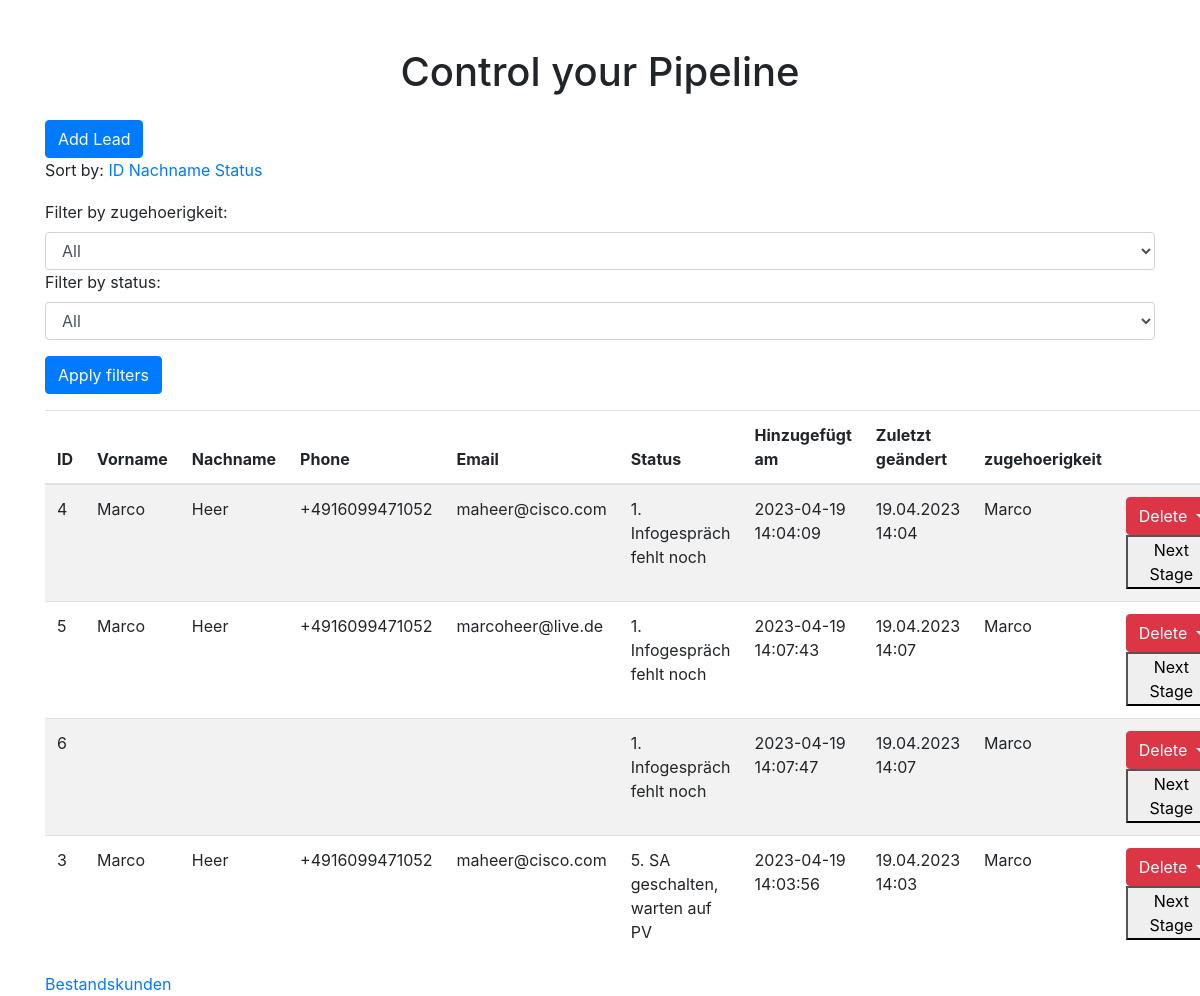
Screenshot of /?sort_by=status with the database file from the repository.
### models.py (models this page shows, shortened)
class Lead(db.Model):
    id = db.Column(db.Integer, primary_key=True)
    first_name = db.Column(db.String(100))
    last_name = db.Column(db.String(100))
    phone = db.Column(db.String(50))
    email = db.Column(db.String(100))
    status = db.Column(db.String(100))
    created_at = db.Column(db.DateTime, default=datetime.utcnow)
    last_changed = db.Column(db.DateTime, nullable =False , default=datetime.utcnow)
    zugehoerigkeit = db.Column(db.String(50), nullable=True)

### app.py (the view, shortened to what this page needs)
@app.route('/', methods=['GET', 'POST'])
def index():
    sort_by = request.args.get('sort_by', 'id')
    if sort_by not in ['id', 'last_name', 'status']:
        sort_by = 'id'
    filter_zugehoerigkeit = request.args.get('filter_zugehoerigkeit', None)
    filter_status = request.args.get('filter_status', None)
    query = Lead.query
    if filter_zugehoerigkeit:
        query = query.filter_by(zugehoerigkeit=filter_zugehoerigkeit)
    if filter_status:
        query = query.filter_by(status=filter_status)
    leads = query.order_by(getattr(Lead, sort_by)).all()
    bk_link = url_for('bestandskunden')
    bk_link_text = 'Bestandskunden'
    return render_template('index.html', leads=leads, bk_link=bk_link, bk_link_text=bk_link_text)

### templates/index.html (shortened to what this page needs)
<!DOCTYPE html>
<html lang="de">
<head>
    <link rel="stylesheet" href="https://maxcdn.bootstrapcdn.com/bootstrap/4.5.2/css/bootstrap.min.css">
    <link rel="stylesheet" href="/static/css/main.css">
</head>
<body>
    <div class="container mt-5">
        <h1 class="text-center">Control your Pipeline</h1>
        <button id="show-form-btn" class="btn btn-primary mt-3" onclick="toggleForm()">Add Lead</button>
<table id="leads-table" class="table table-striped mt-3">
    <div>
    <label for="sort-by">Sort by:</label>
        <a href="{{ url_for('index', sort_by='id') }}">ID</a>
        <a href="{{ url_for('index', sort_by='last_name') }}">Nachname</a>
        <a href="{{ url_for('index', sort_by='status') }}">Status</a>
    </div>
    <label for="filter-zugehoerigkeit">Filter by zugehoerigkeit:</label>
    <select id="filter-zugehoerigkeit" class="form-control">
        <option value="">All</option>
    </select>
</div>
    <label for="filter-status">Filter by status:</label>
    <select id="filter-status" class="form-control">
        <option value="">All</option>
    </select>
    <button id="apply-filters" class="btn btn-primary mt-3">Apply filters</button>
        <thead>
            <tr>
                <th onclick="sortTable(0)">ID</th>
                <th onclick="sortTable(1)">Vorname</th>
                <th onclick="sortTable(2)">Nachname</th>
                <th>Phone</th>
                <th>Email</th>
                <th onclick="sortTable(3)">Status</th>
                <th scope="col">Hinzugefügt am</th>
                <th scope="col">Zuletzt geändert</th>
                <th scope="col">zugehoerigkeit</th>
                <th></th>
            </tr>
        </thead>
        <tbody>
            {% for lead in leads %}
            <tr>
                <td>{{ lead.id }}</td>
                <td>{{ lead.first_name }}</td>
                <td>{{ lead.last_name }}</td>
                <td>{{ lead.phone }}</td>
                <td>{{ lead.email }}</td>
                <td>{{ lead.status }}</td>
                <td>{{ lead.created_at.strftime('%Y-%m-%d %H:%M:%S') }}</td>
                <td>{{ lead.last_changed.strftime('%d.%m.%Y %H:%M') }}</td>
                <td>{{ lead.zugehoerigkeit }}</td>
                        <td>
                            <div class="dropdown">
                                <button class="btn btn-danger dropdown-toggle" type="button" id="deleteMenu" data-toggle="dropdown" aria-haspopup="true" aria-expanded="false">
                                    Delete
                                </button>
                            </div>
                            <button onclick="changeStatus('{{ lead.id }}')">Next Stage</button>
                        </td>
                </tr>
                {% endfor %}
            </tbody>
        <a href="{{ bk_link }}">{{ bk_link_text }}</a>
    </body>
    </html>

### rows the page displays
Lead: id "4", first_name "Marco", last_name "Heer", phone "+4916099471052", email "maheer@cisco.com", status "1. Infogespräch fehlt noch", created_at "2023-04-19 14:04:09", last_changed "19.04.2023 14:04", zugehoerigkeit "Marco"
Lead: id "5", first_name "Marco", last_name "Heer", phone "+4916099471052", email "marcoheer@live.de", status "1. Infogespräch fehlt noch", created_at "2023-04-19 14:07:43", last_changed "19.04.2023 14:07", zugehoerigkeit "Marco"
Lead: id "6", status "1. Infogespräch fehlt noch", created_at "2023-04-19 14:07:47", last_changed "19.04.2023 14:07", zugehoerigkeit "Marco"
Lead: id "3", first_name "Marco", last_name "Heer", phone "+4916099471052", email "maheer@cisco.com", status "5. SA geschalten, warten auf PV", created_at "2023-04-19 14:03:56", last_changed "19.04.2023 14:03", zugehoerigkeit "Marco"

### other values shown
{{ bk_link_text }} "Bestandskunden"
